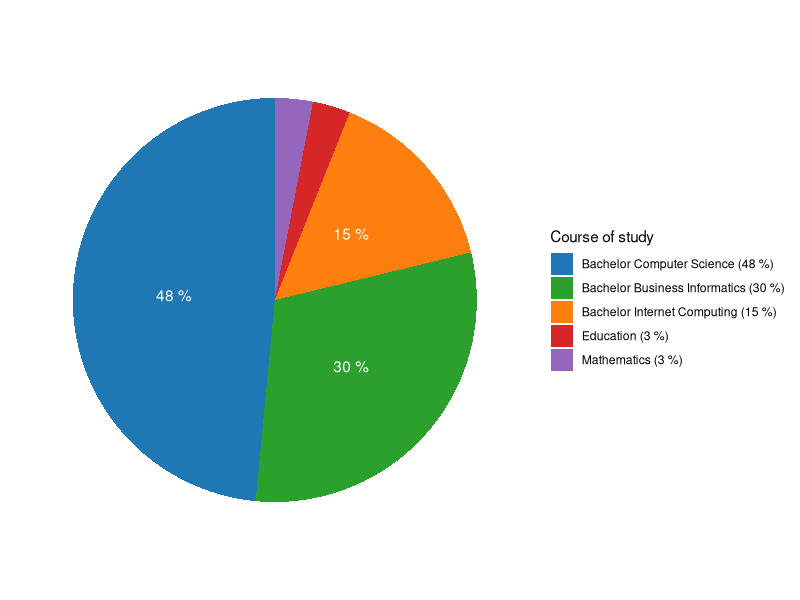
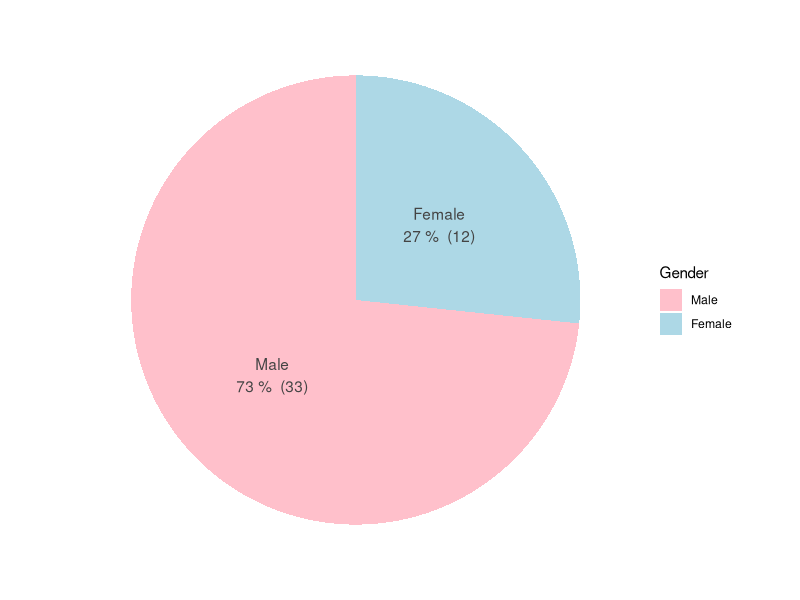
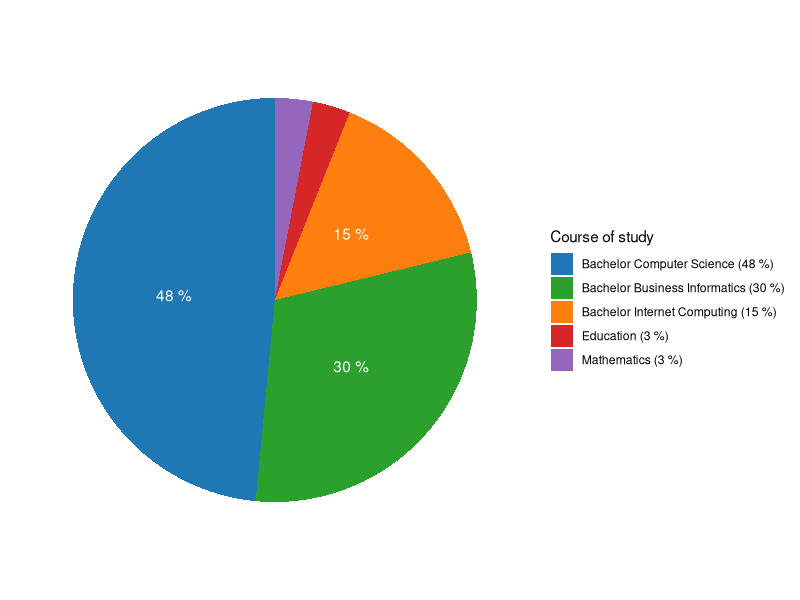
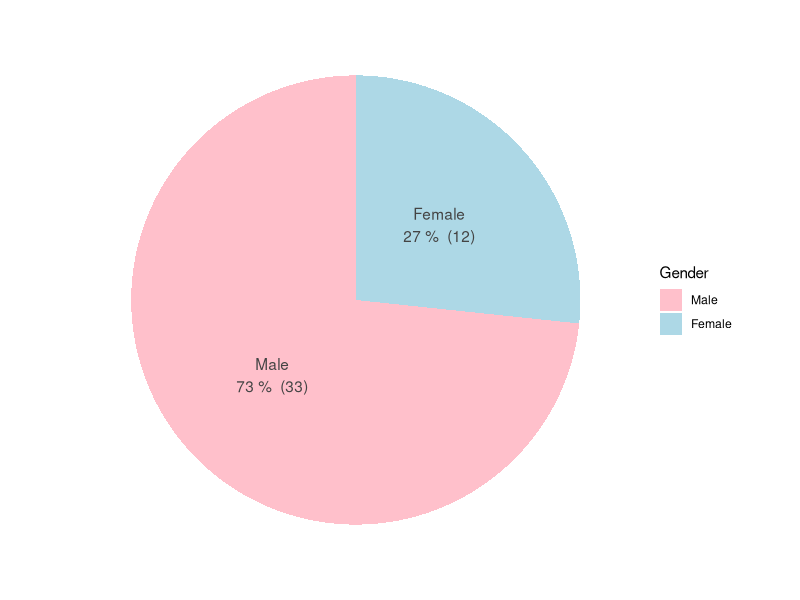

The R script that drew these images, in order: (Note: this script raises an error after producing the figures.)
library(ggstats)
library(ggplot2)
library(dplyr)
library(purrr)
library(reshape2)

if (!exists("outputDir")) outputDir <- "./visualizer/out/"

survey <- read.csv("./visualizer/survey.csv") %>%
  select(courseOfStudy = What.is.your.course.of.study., everything())

# ---- PLOT --- Course of study ----
course_of_study <- survey %>%
  filter(courseOfStudy != "") %>%
  group_by(courseOfStudy) %>%
  summarise(n = n()) %>%
  arrange(desc(n)) %>%
  mutate(courseOfStudy = factor(courseOfStudy, levels = courseOfStudy)) %>%
  mutate(percentage = n / sum(n) * 100) %>%
  mutate(courseOfStudy = paste0(formatC(100 - round(percentage, 0), 2, flag = '0'), "__", # just there for the ordering
                                courseOfStudy, " (", round(percentage, 0), " %)")) # actual name
ggplot(data = course_of_study, aes(x = "", fill = courseOfStudy, y = n)) +
  theme_minimal() +
  geom_bar(stat = "identity") +
  coord_polar("y", start = 0, clip = "on") +
  labs(title = element_blank(), x = element_blank(), y = element_blank(), fill = "Course of study") +
  theme(panel.grid = element_blank(), axis.ticks = element_blank(), axis.text.x = element_blank()) +
  geom_text(aes(label = ifelse(percentage > 5, paste(round(percentage, 0), "%"), '')), position = position_stack(vjust = 0.5), color = "white") +
  scale_fill_manual(values = c("#1f77b4", "#2ca02c", "#ff7f0e", "#d62728", "#9467bd", "#8c564b", "#e377c2", "#7f7f7f", "#bcbd22", "#17becf"),
                    labels = course_of_study %>% # remove order prefix
                      mutate(courseOfStudy = gsub("\\d+__", '', courseOfStudy)) %>%
                      mutate(courseOfStudy = gsub("Informatik", 'Computer Science', courseOfStudy)) %>%
                      mutate(courseOfStudy = gsub("Wirtschaftsinformatik", 'Business Informatics', courseOfStudy)) %>%
                      mutate(courseOfStudy = gsub("Lehramt", 'Education', courseOfStudy)) %>%
                      pull(courseOfStudy))
ggsave(filename = paste0(outputDir, "course_of_study.png"), width = 6, height = 4)
# ----

# ---- PLOT --- Gender ------------
gender <- survey %>%
  group_by(Gender) %>%
  summarise(n = n()) %>%
  arrange(desc(n)) %>%
  mutate(Gender = factor(Gender, levels = Gender)) %>%
  mutate(percentage = n / sum(n) * 100) %>%
  mutate(.gender = paste0(Gender, " (", round(percentage, 0), " %)"))
ggplot(data = gender, aes(x = "", fill = Gender, y = n)) +
  theme_minimal() +
  geom_bar(stat = "identity") +
  coord_polar("y", start = 0, clip = "on") +
  labs(title = element_blank(), x = element_blank(), y = element_blank(), fill = "Gender") +
  theme(panel.grid = element_blank(), axis.ticks = element_blank(), axis.text.x = element_blank()) +
  geom_text(aes(label = paste0(Gender, "\n", round(percentage, 0), " %  (", n, ")")), position = position_stack(vjust = 0.5), color = "#444444") +
  scale_fill_manual(values = c("pink", "lightblue"))
ggsave(filename = paste0(outputDir, "gender.png"), width = 6, height = 4)
# ----

# ---- PLOT --- Experience with Programming ------------
# likert plots of Experience.with.Java
experience <- survey %>%
  select(Java = "Experience.with.Java", Programming = "Experience.with.programming..any.language.")
# get programmatically (wrong order)
# likert_levels_experience <- experience %>% pull(Java) %>% unique()
# for (val in likert_levels_experience) { print(val) }
likert_levels_experience <- c(
  "< 3 months",
  ">= 3 months && < 6 months",
  ">= 6 months && < 1 year",
  ">= 1 year && < 3 years",
  ">= 3 years"
)
experience <- experience %>%
  mutate(across(everything(), ~factor(.x, levels = likert_levels_experience)))
gglikert(experience) +
  scale_fill_viridis_d(option = "plasma")
ggsave(filename = paste0(outputDir, "experience_with_programming_likert.png"), width = 10, height = 3)
# as bar chart
ggplot(experience, aes(y = Java)) +
  theme_minimal() +
  geom_bar(width = .5) +
  labs(title = "Experience with Java", y = "Experience", x = "Players")
ggsave(filename = paste0(outputDir, "experience_with_programming_bar.png"), width = 10, height = 3)
# ----

# ---- PLOT --- other likert plots ------------
likert_levels_all <- survey %>%
  select(ex = "Please.specify.your.level.of.agreement...Debugging.got.easier.from.room.to.room.") %>%
  pull(ex) %>%
  unique()
all <- survey %>%
  select(starts_with("Please.specify.your.level.of.agreement")) %>%
  rename_with(~gsub("Please\\.specify\\.your\\.level\\.of\\.agreement\\.+", "", .x)) %>%
  rename_with(~gsub("\\.", " ", .x)) %>%
  mutate(across(everything(), ~factor(.x, levels = likert_levels_all)))
gglikert(all)
ggsave(filename = paste0(outputDir, "likert_plots.png"), width = 9, height = 9)
# ----

# ---- PLOT --- Age as likert plot ------------
age <- survey %>%
  select(Age)
likert_levels_age <- age %>%
  mutate(Age = as.character(Age)) %>%
  pull(Age) %>%
  unique() %>%
  sort()
age <- tibble(Age = age$Age) %>% # defactorize using tibble
  mutate(across(everything(), ~factor(.x, levels = likert_levels_age)))
gglikert(age)
ggsave(filename = paste0(outputDir, "age.png"), width = 10, height = 3)
# heatmap
age_counts <- age %>%
  group_by(Age) %>%
  summarise(n = n()) %>%
  arrange(Age)
ggplot(age_counts, aes(x = Age, y = 1, fill = n)) +
  geom_tile() +
  ylab("") +
  scale_fill_viridis_c(option = "plasma")
# values
avg_age <- age %>%
  summarise(avg_age = mean(as.numeric(as.character(Age)))) %>%
  pull(avg_age)
# ----
